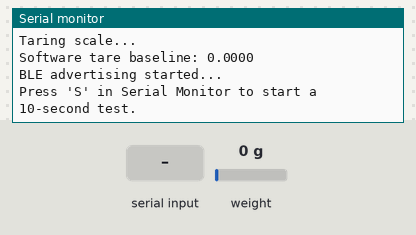
This sketch was run on a simulated Arduino Nano 33 IoT. Shown: the last lines printed to the serial monitor. The inputs (shaded band) are chosen by the test bench; at power-on: weight on the scale 0 g. Nothing arrives over Bluetooth unless stated; a phone connects over Bluetooth LE 3 s after start.

Above: at 4.2 s.
4.3 s: "S" received over Serial
At 4.8 s:
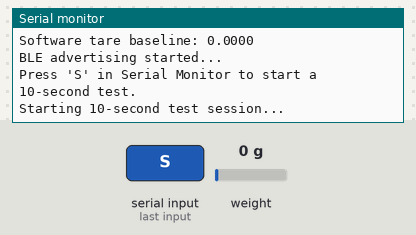
7.5 s: weight on the scale set to 100 g
At 7.9 s:
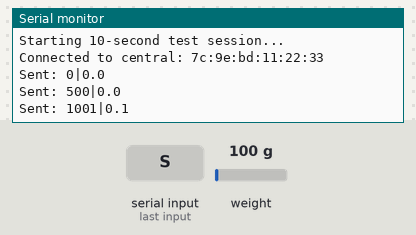
9.0 s: weight on the scale set to 1250 g
At 15.4 s:
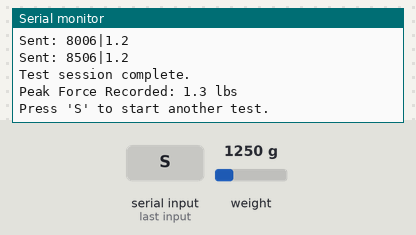
Timing chart, 0 to 16.5 s (numbered marks = the images above; inputs shaded):
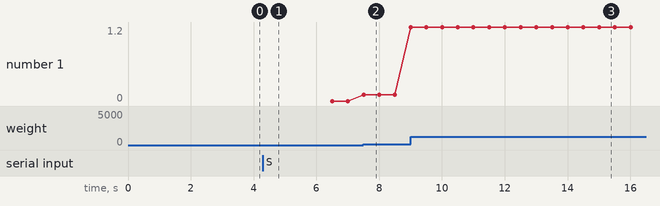

The sketch:

nRF52840_Froce_Sensor_Data_Transmit.ino
```cpp
/*
  Board Selection Required:
  -------------------------
  In Arduino IDE, go to:
  Tools → Board → Seeed nRF52 Boards → "XIAO nRF52840 (No Updates)"
  Seeed Stuido XIAO nRF52840 board package and instructions added from
  the following URL: https://wiki.seeedstudio.com/XIAO_BLE/

  ===============================
  Variable Descriptions
  ===============================
  HX711 scale                → Object for interfacing with the load cell via HX711
  calibrationFactor          → Conversion factor for raw HX711 data to pounds
  bleInterval                → Time interval (ms) between BLE characteristic updates
  testDuration               → Duration (ms) of each test session (default: 10 seconds)
  baselineOffset             → Baseline force value captured during tare operation
  lastValidReading           → Most recent filtered and offset-corrected force value
  peakForce                  → Maximum force measured during the current test session
  testActive                 → Boolean flag indicating whether a test session is active
  testStartTime              → Timestamp (ms) when the test session started
  previousMillis             → Timestamp used to manage BLE update intervals
  connectionMillis           → Timestamp when BLE central connected
*/

#include <ArduinoBLE.h>   // Library for BLE functionality
#include "HX711.h"        // Library for reading from HX711 load cell amplifier

#define DOUT 2            // Data pin for HX711
#define CLK 3             // Clock pin for HX711
HX711 scale;              // Create scale object

// Define BLE service and characteristic
BLEService forceService("180C");  // Custom service UUID
BLECharacteristic forceDataCharacteristic("2A56", BLERead | BLENotify, 50);  // Characteristic for force data

// Calibration and timing constants
const float calibrationFactor = -20767.5;           // Calibration factor to convert raw data to pounds
const long bleInterval = 500;                       // Interval between BLE notifications (ms)
const unsigned long testDuration = 10000;           // Duration of each test session (ms)

// Runtime variables
float baselineOffset = 0.0;                         // Offset value from tare for force normalization
float lastValidReading = 0.0;                       // Most recent valid force reading
float peakForce = 0.0;                              // Peak force during the current test
bool testActive = false;                            // Flag to track if a test is in progress

unsigned long testStartTime = 0;                    // Start time of the current test session
unsigned long previousMillis = 0;                   // Last time a BLE update was sent
unsigned long connectionMillis = 0;                 // Time when BLE central connected

void setup() {
  Serial.begin(115200);       // Initialize serial communication at 115200 baud
  while (!Serial);            // Wait for Serial to connect (only needed during development with USB)

  scale.begin(DOUT, CLK);     // Initialize HX711 with specified data and clock pins
  Serial.println("Initializing HX711...");
  while (!scale.is_ready()) { // Wait until the HX711 is ready to read
    Serial.println("Waiting for HX711...");
    delay(100);
  }

  scale.set_scale(calibrationFactor); // Apply calibration factor to the scale
  Serial.println("Taring scale...");
  scale.tare();                       // Set tare (zero out current load)
  delay(1000);                        // Give some time to settle

  baselineOffset = scale.get_units(10); // Take 10 averaged readings as baseline offset
  Serial.print("Software tare baseline: ");
  Serial.println(baselineOffset, 4);    // Print the offset value

  // Initialize BLE module
  if (!BLE.begin()) {
    Serial.println("BLE init failed!");
    while (1); // Halt the program if BLE fails to initialize
  }

  // Configure BLE settings
  BLE.setLocalName("XIAO_nRF52840");         // Device name
  BLE.setAdvertisedService(forceService);    // Attach service to advertisement
  forceService.addCharacteristic(forceDataCharacteristic); // Add characteristic to service
  BLE.addService(forceService);              // Add the service to the BLE stack
  BLE.advertise();                           // Start advertising

  Serial.println("BLE advertising started...");
  Serial.println("Press 'S' in Serial Monitor to start a 10-second test.");
}

void loop() {
  BLEDevice central = BLE.central();  // Check if a central device is connected

  // Check for 'S' key press to start test
  if (Serial.available()) {
    char input = Serial.read();      // Read input from Serial
    if ((input == 'S' || input == 's') && !testActive) {
      Serial.println("Starting 10-second test session...");
      peakForce = 0.0;               // Reset peak force
      testStartTime = millis();      // Record start time
      testActive = true;             // Activate test
    }
  }

  // If a central device is connected
  if (central) {
    if (connectionMillis == 0) {
      // First time connecting
      Serial.print("Connected to central: ");
      Serial.println(central.address());
      connectionMillis = millis();  // Record time of connection
      previousMillis = 0;           // Reset BLE update timer
    }

    // While still connected
    while (central.connected()) {
      unsigned long currentMillis = millis();

      // Check if it's time to send a BLE update
      if (currentMillis - previousMillis >= bleInterval) {
        previousMillis = currentMillis;

        if (scale.is_ready()) {
          // Read and normalize the force value
          float pounds = scale.get_units(5) - baselineOffset;
          pounds = abs(pounds);                  // Take absolute value
          lastValidReading = pounds;             // Store latest value

          // Format BLE message: "<time>|<force>"
          char message[40];
          snprintf(message, sizeof(message), "%lu|%.1f", currentMillis - connectionMillis, pounds);
          forceDataCharacteristic.writeValue((uint8_t*)message, strlen(message)); // Send over BLE

          Serial.print("Sent: ");
          Serial.println(message);

          // If test is running, track peak force and end test if time elapsed
          if (testActive) {
            if (pounds > peakForce) {
              peakForce = pounds;
            }

            // End test after testDuration has passed
            if ((currentMillis - testStartTime) >= testDuration) {
              testActive = false;
              Serial.println("Test session complete.");
              Serial.print("Peak Force Recorded: ");
              Serial.print(peakForce, 1);
              Serial.println(" lbs");
              Serial.println("Press 'S' to start another test.");
            }
          }
        }
      }
    }

    // Once disconnected
    Serial.println("Disconnected from central.");
    connectionMillis = 0;         // Reset connection time
    lastValidReading = 0;         // Reset reading
    testActive = false;           // Reset test flag
  }
}
```

Measured:
- after the input at 4.3 s, the serial monitor: prints a new line at once (image 1)
- after the input at 7.5 s, the serial monitor: prints a new line at once (image 2)
- after the input at 9.0 s, the serial monitor: prints a new line at once (image 3)
- plotted number 1: 0 → 0.1 after the input at 7.5 s, 0.1 → 1.2 after the input at 9.0 s
